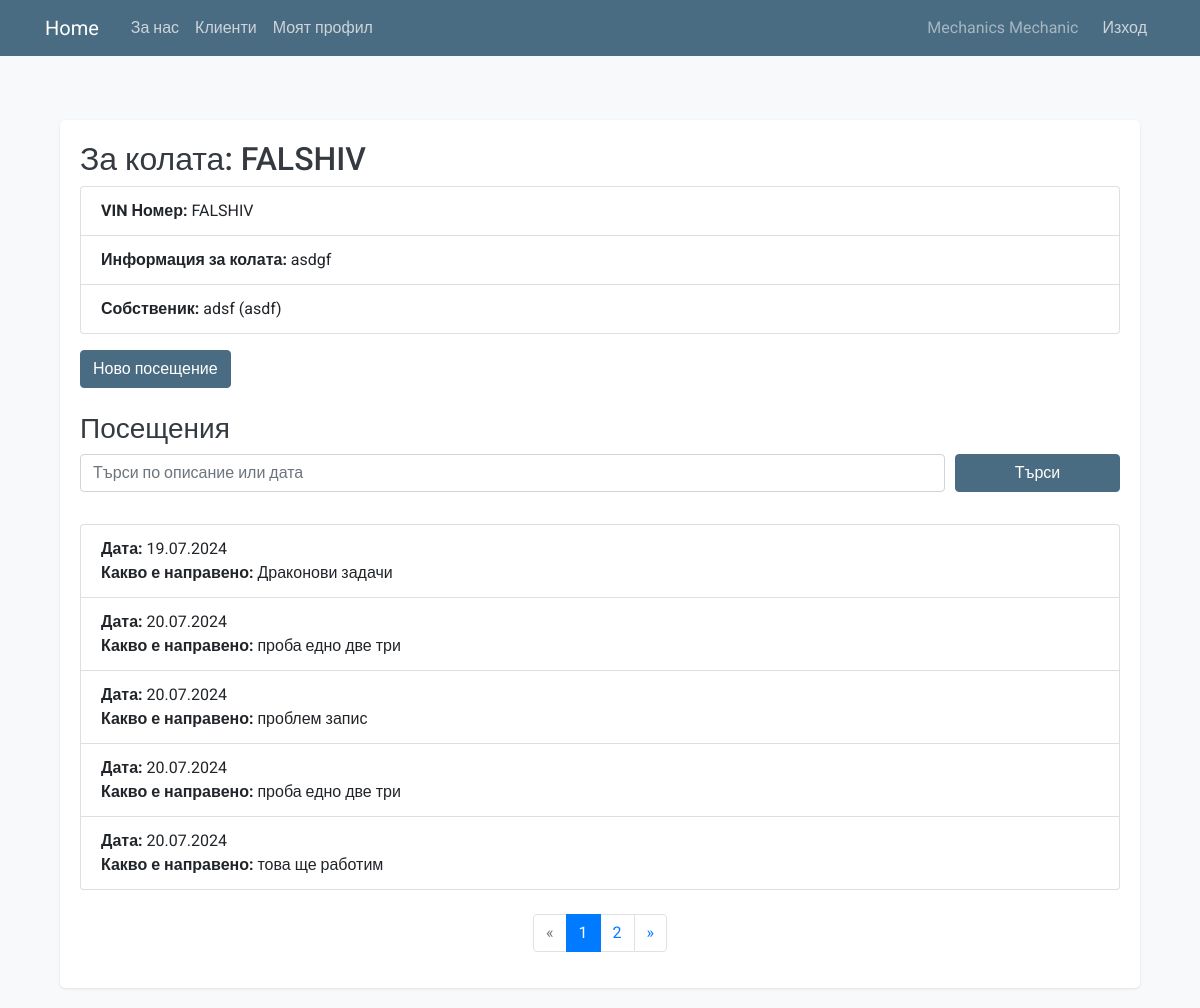
/car/1 (signed in), run on the app's committed database.
### app/models.py (models this page shows, shortened)
class User(db.Model, UserMixin):
    id = db.Column(db.Integer, primary_key=True)
    username = db.Column(db.String(100), nullable=False)
    phone_number = db.Column(db.String(30), unique=True, nullable=False)
    image_file = db.Column(db.String(20), nullable=False, default='default.jpg')
    password = db.Column(db.String(60), nullable=False)
    date_created = db.Column(db.DateTime, nullable=False, default=datetime.utcnow)
    visibility = db.Column(db.Boolean, nullable=False, default=True)
    roles = db.relationship('Role', secondary='user_roles', backref=db.backref('users', lazy='dynamic'))
    posts = db.relationship('Post', backref='author', lazy=True, cascade='all, delete-orphan')
    comments = db.relationship('Comment', backref='author', lazy=True, cascade='all, delete-orphan')
    def has_role(self, role_name):
        return any(role.name == role_name for role in self.roles)
    def is_admin(self):
        return self.has_role('admin')
    def is_mechanic(self):
        return self.has_role('mechanic')

class Car(db.Model):
    id = db.Column(db.Integer, primary_key=True)
    registration_number = db.Column(db.String(10), nullable=False)
    vin_number = db.Column(db.String(17), nullable=False)
    additional_info = db.Column(db.String(), nullable=True)
    date_created = db.Column(db.DateTime, nullable=False, default=datetime.utcnow)
    visibility = db.Column(db.Boolean, nullable=False, default=True)
    owner_id = db.Column(db.Integer, db.ForeignKey('car_owner.id'), nullable=False)
    mechanic_id = db.Column(db.Integer, db.ForeignKey('user.id'), nullable=False)
    visits = db.relationship('CarVisit', backref='car', lazy=True, cascade='all, delete-orphan')
    mechanic = db.relationship('User', backref='cars', lazy=True)
    __table_args__ = (db.UniqueConstraint('registration_number', 'mechanic_id', name='_registration_mechanic_uc'),)

class CarOwner(db.Model):
    id = db.Column(db.Integer, primary_key=True)
    name = db.Column(db.String(100), nullable=False)
    phone_number = db.Column(db.String(30), unique=True, nullable=False)
    cars = db.relationship('Car', backref='owner', lazy=True, cascade='all, delete-orphan')

class CarVisit(db.Model):
    __tablename__ = 'car_visit'
    id = db.Column(db.Integer, primary_key=True)
    date = db.Column(db.DateTime, nullable=False, default=datetime.utcnow)
    description = db.Column(db.String(), nullable=True)
    car_id = db.Column(db.Integer, db.ForeignKey('car.id'), nullable=False)

### app/routes/mechanic.py (the view)
@app.route('/car/<int:car_id>', methods=['GET'])
@login_required
def car_detail(car_id):
    car = Car.query.get_or_404(car_id)
    page, per_page, offset = get_page_args(page_parameter='page', per_page_parameter='per_page', per_page=5)
    search_query = request.args.get('search', '').strip()
    visits_query = CarVisit.query.filter_by(car_id=car_id)
    if search_query:
        visits_query = visits_query.filter(
            (CarVisit.description.ilike(f'%{search_query}%')) |
            (CarVisit.date.like(f'%{search_query}%'))
        )
    total = visits_query.count()
    visits = visits_query.offset(offset).limit(per_page).all()
    pagination = Pagination(page=page, per_page=per_page, total=total, css_framework='bootstrap4')
    return render_template('mechanic/car_detail.html', car=car, visits=visits, pagination=pagination, search_query=search_query)

### app/models.py (called while the page is built)
@login_manager.user_loader
def load_user(user_id):
    return User.query.get(int(user_id))

### app/templates/mechanic/car_detail.html
{% extends "layout.html" %}
{% block content %}
<div class="container mt-4">
    <div class="content-section">
        <h2>За колата: {{ car.registration_number }}</h2>
        <ul class="list-group">
            <li class="list-group-item"><strong>VIN Номер:</strong> {{ car.vin_number }}</li>
            <li class="list-group-item"><strong>Информация за колата:</strong> {{ car.additional_info }}</li>
            <li class="list-group-item"><strong>Собственик:</strong> {{ car.owner.name }} ({{ car.owner.phone_number }})</li>
        </ul>
        <a href="{{ url_for('create_visit', car_id=car.id) }}" class="btn btn btn-primary mt-3">Ново посещение</a>
        <h3 class="mt-4">Посещения</h3>
        <form method="GET" action="{{ url_for('car_detail', car_id=car.id) }}" class="mb-3">
            <div class="form-row">
                <div class="form-group col-md-10">
                    <input type="text" name="search" class="form-control" placeholder="Търси по описание или дата" value="{{ search_query }}">
                </div>
                <div class="form-group col-md-2">
                    <button type="submit" class="btn btn-primary btn-block">Търси</button>
                </div>
            </div>
        </form>
        <ul class="list-group">
            {% for visit in visits %}
                <li class="list-group-item">
                    <strong>Дата:</strong> {{ visit.date.strftime('%d.%m.%Y') }} <br>
                    <strong>Какво е направено:</strong> {{ visit.description }}
                </li>
            {% endfor %}
        </ul>
        <div class="pagination justify-content-center mt-4">
            {{ pagination.links }}
        </div>
    </div>
</div>
{% endblock %}

### app/templates/layout.html (shortened to what this page needs)
<!DOCTYPE html>
<html>
<head>
    <link rel="stylesheet" href="https://maxcdn.bootstrapcdn.com/bootstrap/4.0.0/css/bootstrap.min.css">
    <link rel="stylesheet" type="text/css" href="{{ url_for('static', filename='main.css') }}">
</head>
<body>
    <header class="site-header">
        <nav class="navbar navbar-expand-md navbar-dark bg-steel fixed-top">
            <div class="container">
                <a class="navbar-brand mr-4" href="/">Home</a>
                <div class="collapse navbar-collapse" id="navbarToggle">
                    <div class="navbar-nav mr-auto">
                        <a class="nav-item nav-link" href="{{ url_for('about') }}">За нас</a>
                        {% if current_user.is_authenticated %}
                            {% if current_user.is_mechanic() %}
                                <a class="nav-item nav-link" href="{{ url_for('mechanic_dashboard') }}">Клиенти</a>
                            {% endif %}
                            <a class="nav-item nav-link" href="{{ url_for('account') }}">Моят профил</a>
                        {% endif %}
                    </div>
                    <div class="navbar-nav ml-auto">
                        {% if current_user.is_authenticated %}
                            <span class="navbar-text mr-3">
                                {{ current_user.username }}
                                {% if current_user.is_admin() %}
                                    Admin
                                {% elif current_user.is_mechanic() %}
                                    Mechanic
                                {% elif current_user.is_car_owner() %}
                                    Car Owner
                                {% endif %}
                            </span>
                            <a class="nav-item nav-link" href="{{ url_for('logout') }}">Изход</a>
                        {% else %}
                            <a class="nav-item nav-link" href="{{ url_for('login') }}">Вход</a>
                            <a class="nav-item nav-link" href="{{ url_for('register') }}">Регистрация</a>
                        {% endif %}
                    </div>
                </div>
            </div>
        </nav>
    </header>
    <main role="main" class="container mt-5 pt-5">
        <div class="row">
            <div class="col-12">
                {% block content %}{% endblock %}
            </div>
        </div>
    </main>
</body>
</html>

### app/static/main.css (style rules this page uses)
body { background: #f8f9fa; color: #212529; font-family: 'Roboto', sans-serif; margin: 0; padding: 0; }
h1, h2, h3, h4, h5, h6 { color: #343a40; font-family: 'Roboto', sans-serif; }
.bg-steel { background-color: #4a6c82; }
.site-header .navbar-nav .nav-link { color: #ced4da; }
.content-section { background: #ffffff; padding: 20px; border-radius: 5px; box-shadow: 0 1px 3px rgba(0, 0, 0, 0.1); margin-bottom: 20px; }
.form-group { margin-bottom: 1rem; }
.form-control { border-radius: 0.25rem; border: 1px solid #ced4da; padding: 0.375rem 0.75rem; font-size: 1rem; }
.btn-primary { background-color: #4a6c82; border-color: #4a6c82; }

### data on the page
User: username "Mechanics"
Car: registration_number "FALSHIV", vin_number "FALSHIV", additional_info "asdgf"
CarOwner: owner.name "adsf", owner.phone_number "asdf"
CarVisit: date "19.07.2024", description "Драконови задачи"
CarVisit: date "20.07.2024", description "проба едно две три"
CarVisit: date "20.07.2024", description "проблем запис"
CarVisit: date "20.07.2024", description "проба едно две три"
CarVisit: date "20.07.2024", description "това ще работим"

### other printed values
{{ pagination.links }} "« 1 2 »"
